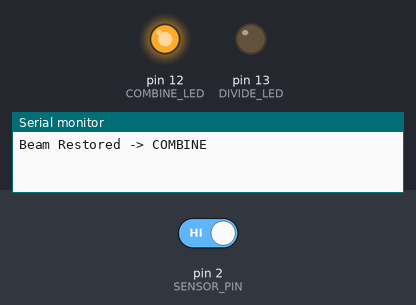
A sketch run on a simulated Arduino Leonardo, built with avr-gcc and run on an emulated ATmega32U4. Shown: output pins drawn as LEDs (lit = HIGH), the last lines printed to the serial monitor. The test bench sets the inputs (shaded band); at power-on: pin 2 (SENSOR_PIN) HIGH.

Above: at 1.2 s.
1.3 s: pin 2 (SENSOR_PIN) driven LOW
At 2.2 s:
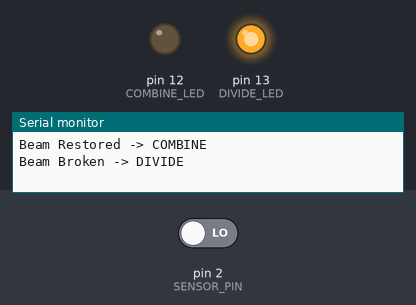
2.8 s: pin 2 (SENSOR_PIN) driven HIGH
At 4.2 s:
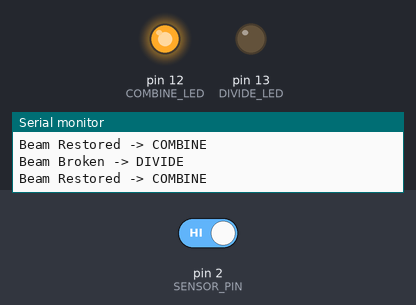
Timing chart, 0 to 5.8 s (numbered marks = the images above; inputs shaded):
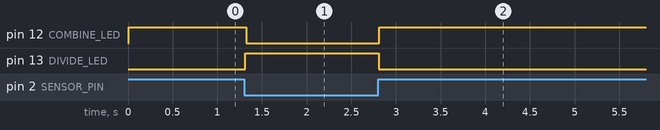

Measured:
- after the input at 1.3 s, pin 12 (COMBINE_LED): HIGH → LOW at once; pin 13 (DIVIDE_LED): LOW → HIGH at once
- after the input at 2.8 s, pin 12 (COMBINE_LED): LOW → HIGH at once; pin 13 (DIVIDE_LED): HIGH → LOW at once

The sketch:

keybeam.ino
```cpp
#include <Keyboard.h>

char KEY_SPACE = 32;

#define DIVIDE_LED 13

#define COMBINE_LED 12

#define SENSOR_PIN 2

// variables will change:
int sensorState = 0, lastState=0;// variable for reading the pushbutton status

void setup() {
  // initialize the LED pin as an output:
  pinMode(DIVIDE_LED, OUTPUT);
  pinMode(COMBINE_LED, OUTPUT);
  // initialize the sensor pin as an input:
  pinMode(SENSOR_PIN, INPUT);
  digitalWrite(SENSOR_PIN, HIGH); // turn on the pullup
  Serial.begin(9600);
}

void loop(){
  // read the state of the pushbutton value:
  sensorState = digitalRead(SENSOR_PIN);

  // check if the sensor beam is broken
  // if it is, the sensorState is LOW:
  if (sensorState == LOW) {
    // Divide mode LED Active
    digitalWrite(DIVIDE_LED, HIGH);
    delay(10);
    digitalWrite(COMBINE_LED, LOW);
    delay(10);
  }
  else {
    // Combine mode LED Active
    digitalWrite(DIVIDE_LED, LOW);
    delay(10);
    digitalWrite(COMBINE_LED, HIGH);
    delay(10);
  }

  // Detect Sensor State
  if (sensorState && !lastState) {
    Serial.println("Beam Restored -> COMBINE");
    delay(5);
    Keyboard.press(KEY_SPACE);
    delay(5);
    Keyboard.release(KEY_SPACE);
  }
  if (!sensorState && lastState) {
    Serial.println("Beam Broken -> DIVIDE");
    delay(5);
    Keyboard.press(KEY_BACKSPACE);
    delay(5);
    Keyboard.release(KEY_BACKSPACE);

  }
  lastState = sensorState;
}
```
